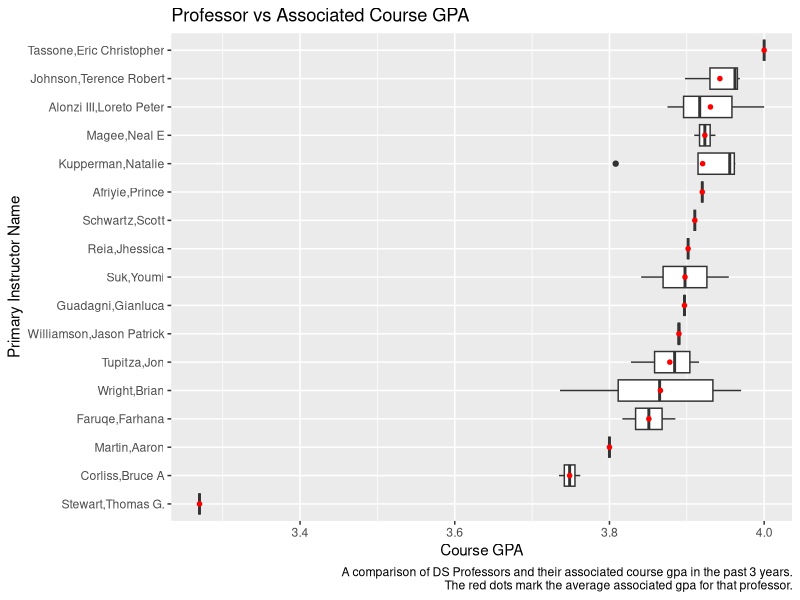
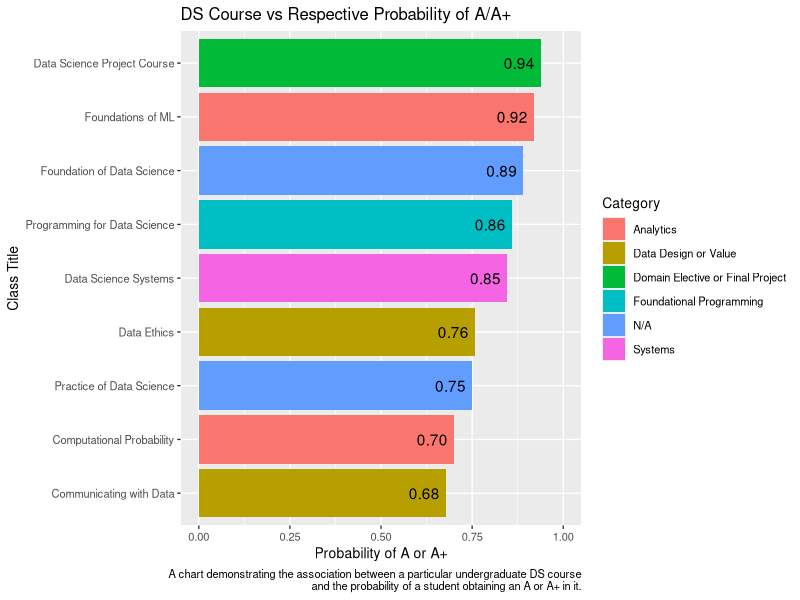
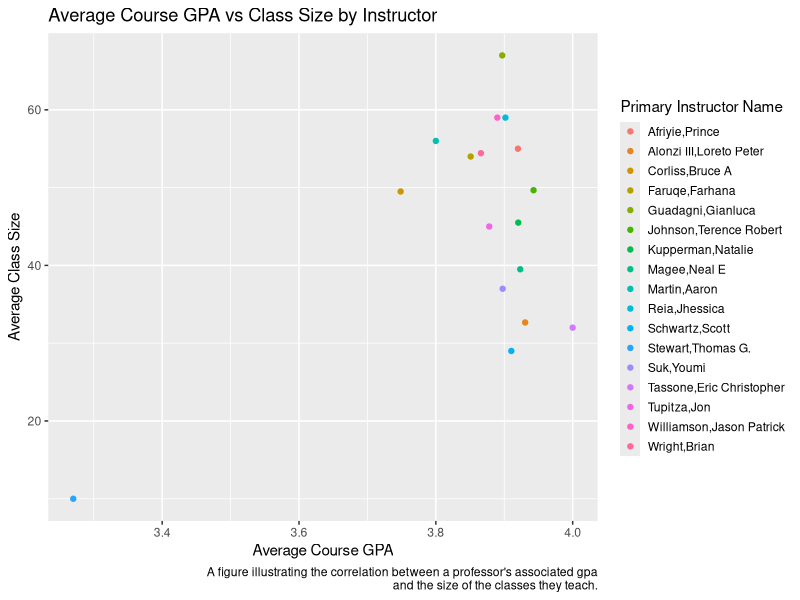
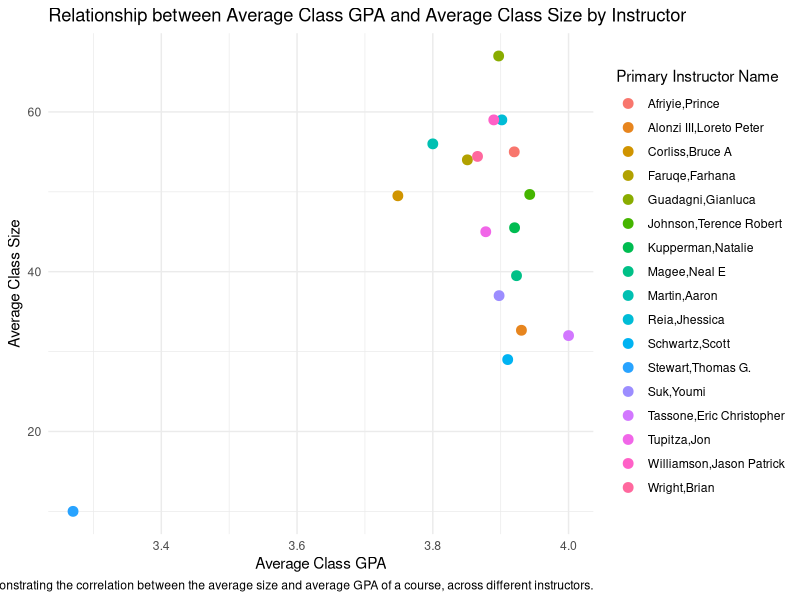
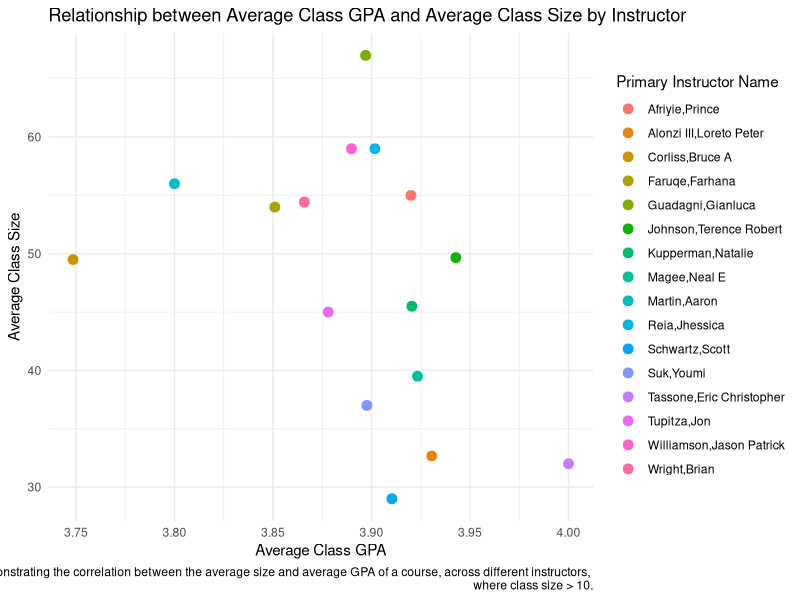

Recreate these plots in R, in order.
## ---- chunk 1
knitr::opts_chunk$set(echo = TRUE)
## ---- chunk 2
library(readxl)
library(ggplot2)
library(tidyverse)
## ---- chunk 3
ds_courses <- read_excel("ds_courses.xlsx"); ds_courses
## ---- chunk 4
# filter for undergrad
ds_courses <- filter(ds_courses, `Catalog Number` < 5000); ds_courses 
## ---- chunk 5
# select relevant columns for all questions
ds_courses <- select(ds_courses, `Catalog Number`, `Class Title`, `Primary Instructor Name`, 
                     `Course GPA`, `# of Students`, `A+`, A); ds_courses
## ---- chunk 6
# Q1
prof_gpas <- ds_courses %>% select(`Primary Instructor Name`, `Course GPA`) %>%     
  group_by(`Primary Instructor Name`) %>%
  summarize(avg_gpa = mean(`Course GPA`)) %>% arrange(desc(avg_gpa)); prof_gpas

prof_order <- fct_rev(factor(prof_gpas$`Primary Instructor Name`, 
                             levels=prof_gpas$`Primary Instructor Name`)); prof_order

prof_order_plot <- factor(ds_courses$`Primary Instructor Name`, levels=prof_order)

ggplot(ds_courses, aes(x=`Course GPA`, y=fct_rev(prof_order_plot))) + 
  geom_boxplot() + stat_summary(fun=mean, geom="point", shape=20, size=2, color="red") + 
  labs(title="Professor vs Associated Course GPA",
       y="Primary Instructor Name",
       caption="A comparison of DS Professors and their associated course gpa in the past 3 years.
       The red dots mark the average associated gpa for that professor.")

## ---- chunk 7
# Q2
grpd_courses <- ds_courses %>% select(`Class Title`, `# of Students`, `A+`, A) %>% 
  group_by(`Class Title`) %>% summarize(
    avg_stud = mean(`# of Students`), 
    `avg_A+` = mean(`A+`),
    avg_A = mean(A)); grpd_courses

prob_A <- (grpd_courses$avg_A + grpd_courses$`avg_A+`) / grpd_courses$avg_stud; prob_A

grpd_courses <- grpd_courses %>% mutate(prob_A) %>% arrange(desc(prob_A)); grpd_courses

classes <- fct_rev(factor(grpd_courses$`Class Title`, levels=grpd_courses$`Class Title`))

Category <- c("Domain Elective or Final Project", "Analytics", "N/A", "Foundational Programming", "Systems", "Data Design or Value", "N/A", "Analytics", "Data Design or Value")

ggplot(grpd_courses %>% mutate(Category), aes(x=prob_A, y=classes, fill=Category)) + geom_col() + xlim(0, 1) +
  theme_gray(base_size = 10) + geom_text(aes(label=format(round(prob_A, 2), nsmall = 2)), hjust=1.2) +
  labs(title="DS Course vs Respective Probability of A/A+",
      x="Probability of A or A+",
      y="Class Title",
      caption="A chart demonstrating the association between a particular undergraduate DS course
      and the probability of a student obtaining an A or A+ in it.")

## ---- chunk 8
# Q3

class_gpas <- ds_courses %>% select(`Primary Instructor Name`, `# of Students`, `Course GPA`) %>% 
  group_by(`Primary Instructor Name`) %>% summarize(
    avg_stud = mean(`# of Students`), 
    `avg_gpa` = mean(`Course GPA`)); class_gpas

ggplot(class_gpas, aes(x=avg_gpa, y=avg_stud, color=`Primary Instructor Name`)) + geom_point() +
  labs(title="Average Course GPA vs Class Size by Instructor",
      x="Average Course GPA",
      y="Average Class Size",
      caption="A figure illustrating the correlation between a professor's associated gpa
      and the size of the classes they teach.") +
  theme(legend.key.size = unit(0.5, "cm"))
  

## ---- chunk 9
#3.1
gpa_vs_size <- ds_courses %>%
  group_by(`Primary Instructor Name`) %>%
  summarize(avg_gpa = mean(`Course GPA`),
            avg_size = mean(`# of Students`))

# Plotting
ggplot(gpa_vs_size, aes(x=avg_gpa, y=avg_size)) +
  geom_point(size = 3,aes(color=`Primary Instructor Name`)) +
  labs(x = "Average Class GPA", y = "Average Class Size", title = "Relationship between Average Class GPA and Average Class Size by Instructor", caption="A plot demonstrating the correlation between the average size and average GPA of a course, across different instructors.") +
  theme_minimal() 
## ---- chunk 10
#3.2
gpa_vs_size_2 <- ds_courses %>%
  filter(`# of Students` > 10) %>%
  group_by(`Primary Instructor Name`) %>%
  summarize(avg_gpa = mean(`Course GPA`),
            avg_size = mean(`# of Students`))

# Plotting
ggplot(gpa_vs_size_2, aes(x=avg_gpa, y=avg_size)) +
  geom_point(size = 3,aes(color=`Primary Instructor Name`)) +
  labs(x = "Average Class GPA", y = "Average Class Size", title = "Relationship between Average Class GPA and Average Class Size by Instructor", caption="A plot demonstrating the correlation between the average size and average GPA of a course, across different instructors, 
       where class size > 10.") +
  theme_minimal() 
